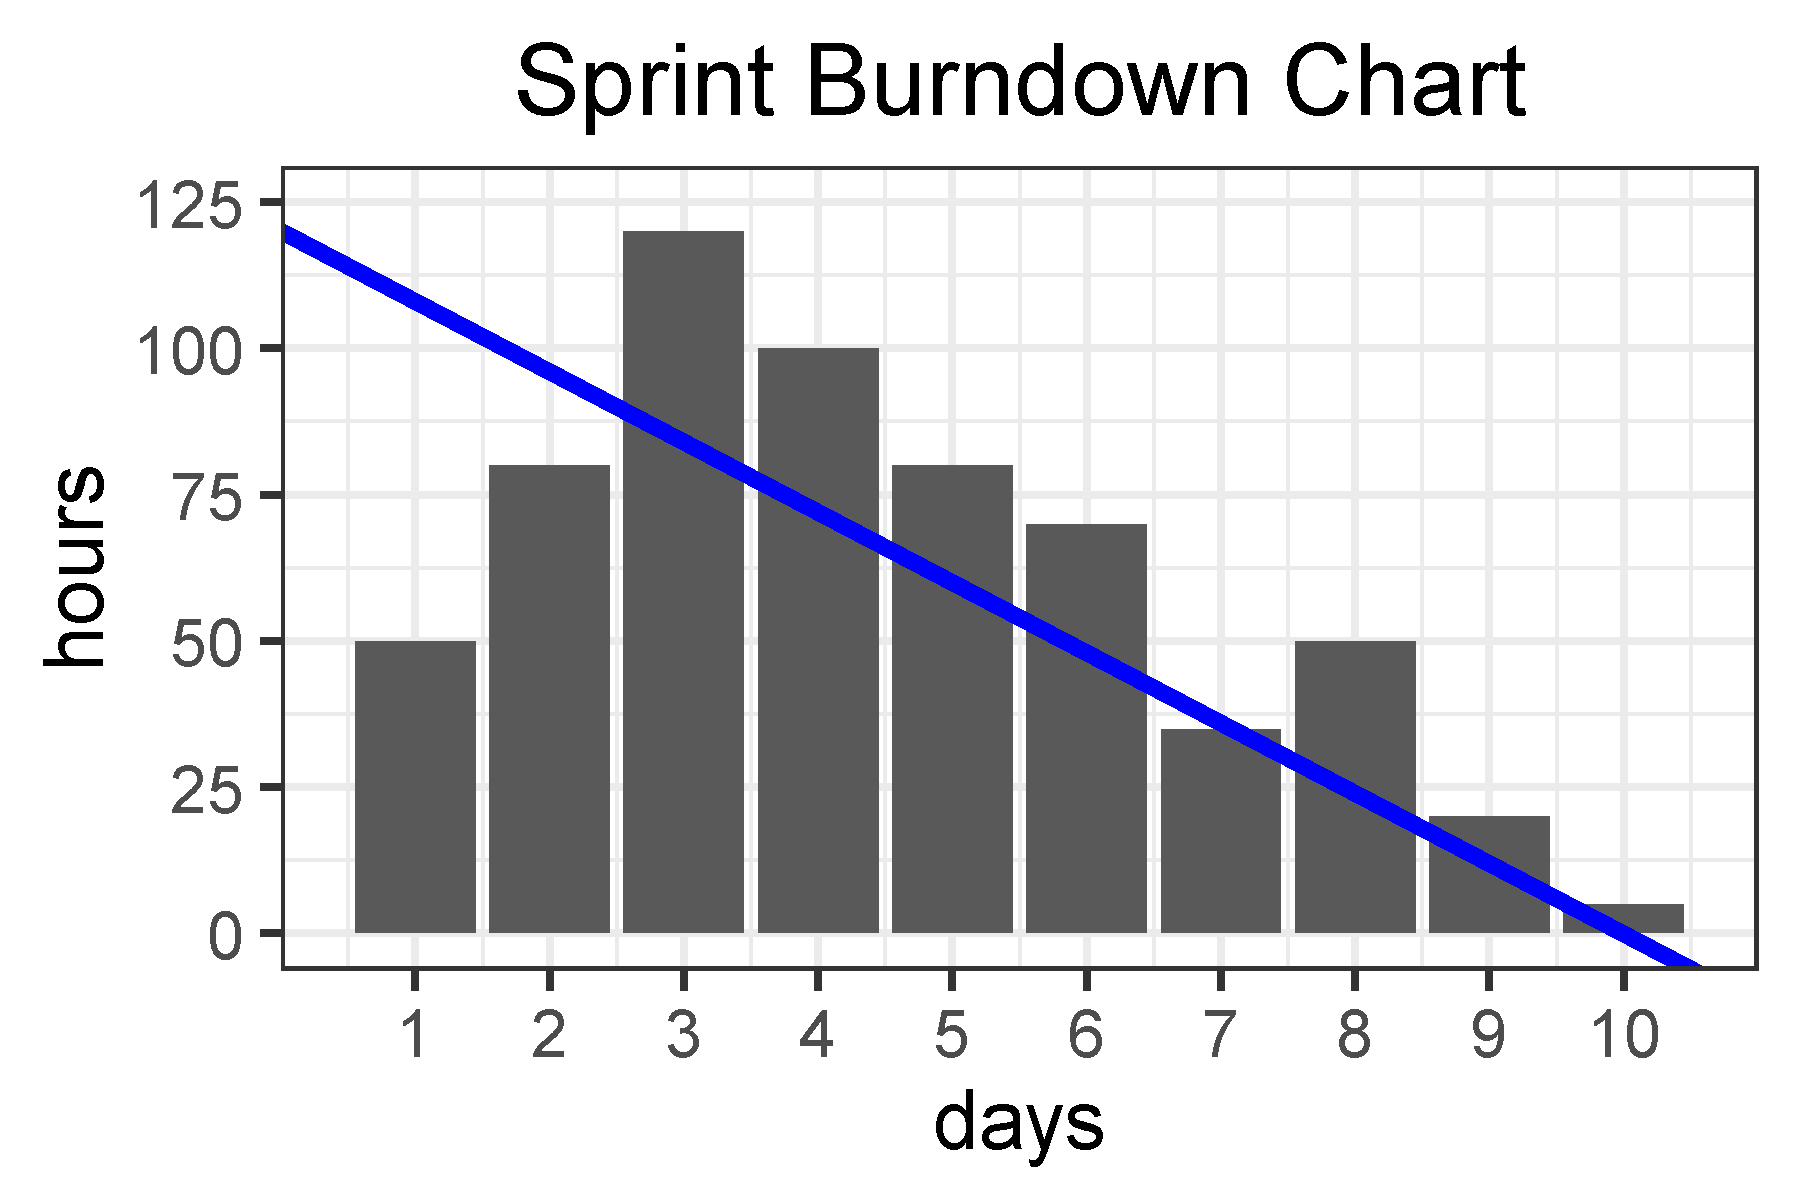

Recreate this plot in R.
# Create a hypothetical sprint burndown chart manually

library(ggplot2)

x_axis = c(1:10)
hours = c(50,80,120,100,80,70,35,50,20,5)

df = data.frame(x_axis,hours)

# Blue line = ideal burndown trend

chart = ggplot(df, aes(x=x_axis,y=hours)) + geom_bar(stat="identity") +
  xlab("days") + ylab("hours") +
  scale_y_continuous(limits=c(0,125),breaks=seq(from=0,to=150,by=25)) +
  scale_x_continuous(limits=c(0.5,10.5),breaks=c(1:10)) +
  geom_abline(intercept = 120, slope = -12,lwd=2,color="blue") +
  ggtitle("Sprint Burndown Chart") +
  theme_bw(base_size=20) +
  theme(plot.title = element_text(hjust = 0.5))

chart

ggsave("Sprint_Burndown_Chart.png",chart,width=6,height=4)
